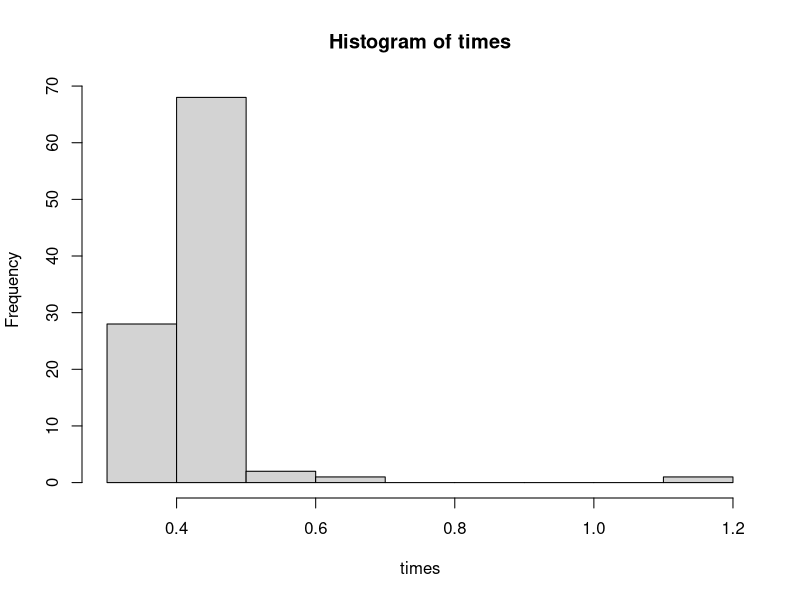
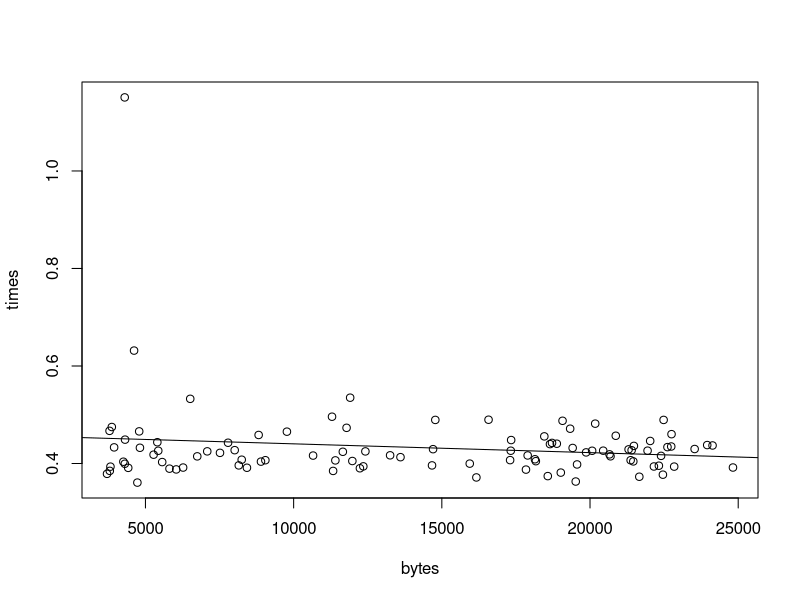
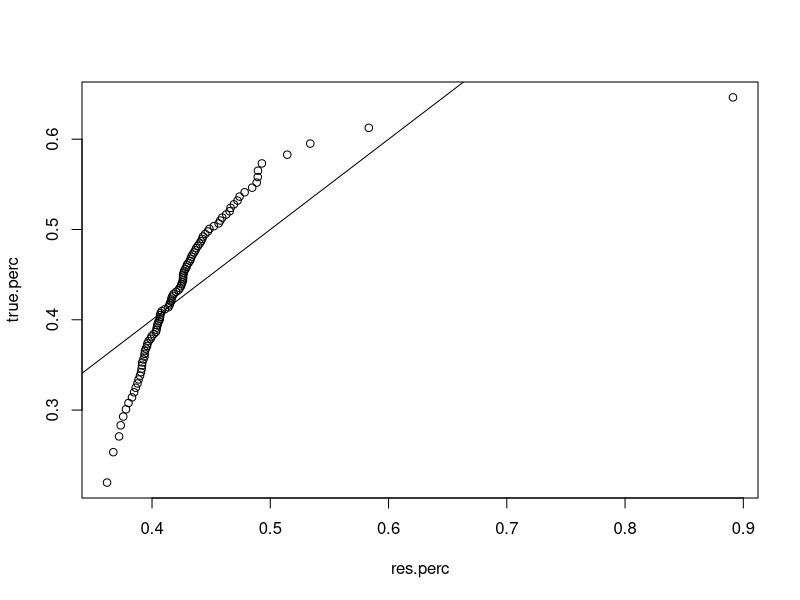

The R script that drew these images, in order:
## ---- chunk 1
data <- read.csv("time.txt", header=TRUE)
bytes <- data$bytes
times <- data$time
hist(times)


result <- lm(times ~ bytes)
summary(result)

plot(times ~ bytes)
a <- coefficients(result)[1]
b <- coefficients(result)[2]

abline(a, b)

print("Because the p value for bytes is 0.139 > any significant p value, and because the r^2 value is 0.022, we have strong evidence to suggest that the size of the image file in bytes does not have a signicant impact on the time it takes the program to retrieve and save the file.")

probs <- ppoints(99)
res.perc <- quantile(times, probs)
true.perc <- qnorm(probs, mean=mean(times), sd=sd(times))
plot(res.perc, true.perc)
abline(0,1)
print("The QQ plot does not provide strong evidence that the time it takes to retrieve and save an image follows a normal distribution.")
